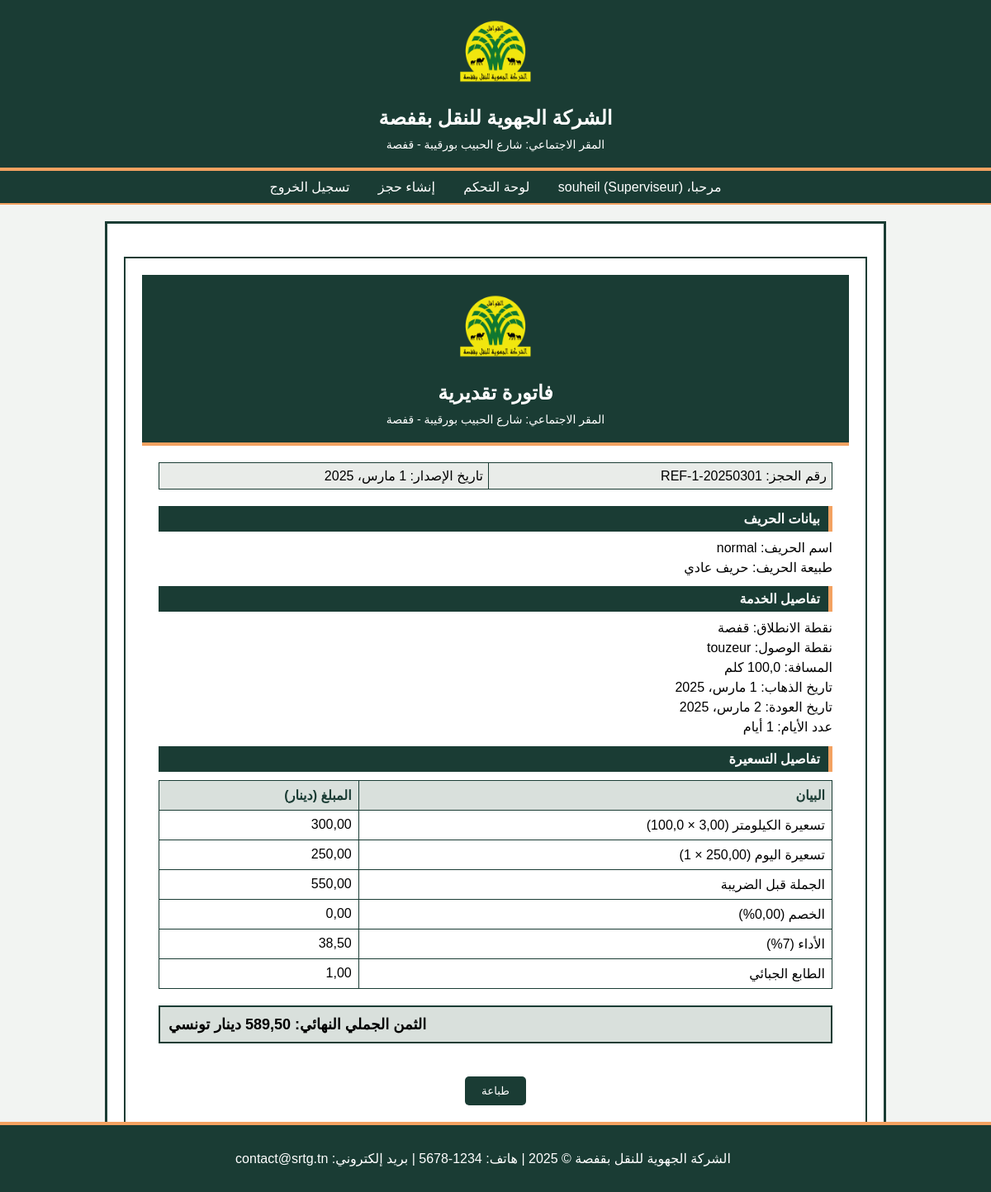
The app's page /reservation/1/ (signed in) with its own data.
### core/models.py (models this page shows, shortened)
class User(AbstractUser):
    ROLES = (
        ('Superviseur', 'Superviseur'),
        ('Exploitant', 'Exploitant'),
        ('Caissier', 'Caissier'),
        ('PDG', 'PDG'),
    )
    role = models.CharField(max_length=20, choices=ROLES, default='Superviseur')

class Reservation(models.Model):
    STATUS_CHOICES = (
        ('pending', 'في الانتظار'),
        ('confirmed_exploitant', 'تم التأكيد من المشغل'),
        ('pending_pdg', 'في انتظار تأكيد المدير العام'),
        ('unpaid', 'غير مدفوعة'),
        ('paid', 'مدفوعة'),
        ('confirmed', 'مؤكدة'),
    )
    client = models.ForeignKey(Client, on_delete=models.CASCADE)
    departure = models.CharField(max_length=100, default="قفصة")
    destination = models.ForeignKey(Distance, on_delete=models.CASCADE)
    start_date = models.DateField()
    end_date = models.DateField()
    days = models.IntegerField(editable=False)
    unit_price = models.FloatField(default=3.0)
    daily_price = models.FloatField(default=250.0)
    discount = models.FloatField(default=0.0)
    tax_rate = models.FloatField(default=0.07)
    stamp_duty = models.FloatField(default=1.0)
    total_price = models.FloatField(editable=False)
    client_share = models.FloatField(default=0.0, editable=False)
    ministry_share = models.FloatField(default=0.0, editable=False)
    status = models.CharField(max_length=20, choices=STATUS_CHOICES, default='pending')
    reference = models.CharField(max_length=50, unique=True, blank=True)
    is_discount_approved = models.BooleanField(default=True)
    def calculate_days(self):
        delta = (self.end_date - self.start_date).days
        return 0 if delta == 0 else 1
    def calculate_km_price(self):
        return self.unit_price * self.destination.distance_km
    def calculate_daily_price(self):
        days = self.calculate_days()
        if self.client.client_type == 'sport_supported':
            return 0
        elif self.client.client_type == 'conventionne':
            return 900 * days
        return self.daily_price * days
    def calculate_base_price(self):
        km_price = self.calculate_km_price()
        if self.client.client_type == 'sport_supported':
            waiting_price = self.calculate_waiting_price()
            return km_price + waiting_price
        return km_price + self.calculate_daily_price()
    def calculate_discount_amount(self):
        base_price = self.calculate_base_price()
        if self.client.client_type == 'sport_supported':
            client_share_ht = base_price * 0.5
            discount_amount = client_share_ht * (self.discount / 100)
            return discount_amount if self.is_discount_approved else 0
        return base_price * (self.discount / 100) if self.is_discount_approved else 0
    def calculate_tax_amount(self):
        base_price = self.calculate_base_price()
        discount_amount = self.calculate_discount_amount()
        if self.client.client_type == 'sport_supported':
            client_share_after_discount = (base_price * 0.5) - discount_amount
            ministry_share = base_price * 0.5
            return (client_share_after_discount * self.tax_rate) + (ministry_share * self.tax_rate)
        price_after_discount = base_price - discount_amount
        return price_after_discount * self.tax_rate

class Client(models.Model):
    CLIENT_TYPES = (
        ('personne_physique', 'حريف عادي'),
        ('conventionne', 'حريف متعاقد'),
        ('sakhir', 'سخير من سلطة'),
        ('pdg_permission', 'إذن المدير العام'),
        ('sport_supported', 'حريف مدعوم من مندوبية الرياضة'),
    )
    name = models.CharField(max_length=100)
    email = models.EmailField()
    client_type = models.CharField(max_length=50, choices=CLIENT_TYPES)

class Distance(models.Model):
    destination = models.CharField(max_length=100)
    distance_km = models.FloatField()

### core/views.py (the view)
# urls.py: path('reservation/<int:reservation_id>/', views.reservation_detail, name='reservation_detail'),
def reservation_detail(request, reservation_id):
    reservation = get_object_or_404(Reservation, id=reservation_id)
    return render(request, 'core/invoice.html', {'reservation': reservation})

### core/templates/core/invoice.html (shortened to what this page needs)
{% extends 'core/base.html' %}
{% load static %}
{% block content %}
<div class="invoice-container" id="invoice-print">
    <div class="header">
        <img src="{% static 'images/srtg_logo.png' %}" alt="Logo SRTG" class="logo">
        <h1>فاتورة تقديرية</h1>
        <p>المقر الاجتماعي: شارع الحبيب بورقيبة - قفصة</p>
    </div>
    <div class="invoice-content">
        <table class="ref-table">
            <tr>
                <td>رقم الحجز: {{ reservation.reference }}</td>
                <td>تاريخ الإصدار: {{ reservation.start_date }}</td>
            </tr>
        </table>
        <div class="section">
            <h2 class="section-title">بيانات الحريف</h2>
            <div class="details">
                <p>اسم الحريف: {{ reservation.client.name }}</p>
                <p>طبيعة الحريف: {{ reservation.client.get_client_type_display }}</p>
            </div>
        </div>
        <div class="section">
            <h2 class="section-title">تفاصيل الخدمة</h2>
            <div class="details">
                <p>نقطة الانطلاق: {{ reservation.departure }}</p>
                <p>نقطة الوصول: {{ reservation.destination.destination }}</p>
                <p>المسافة: {{ reservation.destination.distance_km }} كلم</p>
                <p>تاريخ الذهاب: {{ reservation.start_date }}</p>
                <p>تاريخ العودة: {{ reservation.end_date }}</p>
                <p>عدد الأيام: {{ reservation.days }} أيام</p>
            </div>
        </div>
        <div class="section">
            <h2 class="section-title">تفاصيل التسعيرة</h2>
            <table class="calculation-table">
                <tr>
                    <th>البيان</th>
                    <th>المبلغ (دينار)</th>
                </tr>
                <tr>
                    <td>تسعيرة الكيلومتر ({{ reservation.unit_price|floatformat:2 }} × {{ reservation.destination.distance_km }})</td>
                    <td>{{ reservation.calculate_km_price|floatformat:2 }}</td>
                </tr>
                {% if reservation.client.client_type == 'sport_supported' %}
                <tr>
                    <td>تكلفة ساعات الانتظار ({{ reservation.calculate_waiting_hours }} ساعات × 30 د.ت)</td>
                    <td>{{ reservation.calculate_waiting_price|floatformat:2 }}</td>
                </tr>
                {% else %}
                <tr>
                    <td>تسعيرة اليوم ({{ reservation.daily_price|floatformat:2 }} × {{ reservation.days }})</td>
                    <td>{{ reservation.calculate_daily_price|floatformat:2 }}</td>
                </tr>
                {% endif %}
                <tr>
                    <td>الجملة قبل الضريبة</td>
                    <td>{{ reservation.calculate_base_price|floatformat:2 }}</td>
                </tr>
                <tr>
                    <td>الخصم ({{ reservation.discount|floatformat:2 }}%)</td>
                    <td>{{ reservation.calculate_discount_amount|floatformat:2 }}</td>
                </tr>
                {% if reservation.client.client_type == 'sport_supported' %}
                <tr>
                    <td>حصة الحريف بدون الأداء</td>
                    <td>{{ reservation.client_share_before_tax|floatformat:2 }}</td>
                </tr>
                <tr>
                    <td>حصة المندوبية بدون الأداء</td>
                    <td>{{ reservation.ministry_share_before_tax|floatformat:2 }}</td>
                </tr>
                <tr>
                    <td>الأداء (7%) الحريف</td>
                    <td>{{ reservation.client_tax|floatformat:2 }}</td>
                </tr>
                <tr>
                    <td>الأداء (7%) المندوبية</td>
                    <td>{{ reservation.ministry_tax|floatformat:2 }}</td>
                </tr>
                <tr>
                    <td>حصة الحريف بالأداء مع الطابع</td>
                    <td>{{ reservation.client_share|floatformat:2 }}</td>
                </tr>
                <tr>
                    <td>حصة المندوبية بالأداء</td>
                    <td>{{ reservation.ministry_share|floatformat:2 }}</td>
                </tr>
                {% else %}
                <tr>
                    <td>الأداء (7%)</td>
                    <td>{{ reservation.calculate_tax_amount|floatformat:2 }}</td>
                </tr>
                {% endif %}
                <tr>
                    <td>الطابع الجبائي</td>
                    <td>{{ reservation.stamp_duty|floatformat:2 }}</td>
                </tr>
            </table>
        </div>
        <div class="total">
            {% if reservation.client.client_type == 'sport_supported' %}
            الثمن الجملي النهائي للحريف: {{ reservation.client_share|floatformat:2 }} دينار تونسي
            <br>الثمن الجملي النهائي للمندوبية: {{ reservation.ministry_share|floatformat:2 }} دينار تونسي
            <br>الثمن الجملي الإجمالي: {{ reservation.total_price|floatformat:2 }} دينار تونسي
            {% else %}
            الثمن الجملي النهائي: {{ reservation.total_price|floatformat:2 }} دينار تونسي
            {% endif %}
        </div>
    </div>
    <div class="footer">
        <p class="footer-text">الشركة الجهوية للنقل بقفصة © 2025 | هاتف: 1234-5678 | بريد إلكتروني: contact@srtg.tn</p>
    </div>
    <button class="print-btn" onclick="printInvoice()">طباعة</button>
</div>
{% endblock %}

### core/templates/core/base.html (shortened to what this page needs)
<!DOCTYPE html>
<html lang="ar" dir="rtl">
<head>
    {% load static %}
    <link rel="stylesheet" href="{% static 'css/style.css' %}">
    <link href="https://cdn.jsdelivr.net/npm/fullcalendar@5.11.3/main.min.css" rel="stylesheet">
</head>
<body>
    <div class="header">
        <img src="{% static 'images/srtg_logo.png' %}" alt="Logo SRTG">
        <h1>الشركة الجهوية للنقل بقفصة</h1>
        <p>المقر الاجتماعي: شارع الحبيب بورقيبة - قفصة</p>
    </div>
    {% if not hide_nav %}
    <div class="navbar">
        {% if user.is_authenticated %}
        <span class="nav-item">مرحبا، {{ user.username }} ({{ user.role }})</span>
        <a href="{% url 'dashboard' %}" class="nav-item">لوحة التحكم</a>
        {% if user.role == 'Superviseur' or user.role == 'Exploitant' %}
        <a href="{% url 'reservation_create' %}" class="nav-item">إنشاء حجز</a>
        {% endif %}
        <a href="{% url 'logout' %}" class="nav-item">تسجيل الخروج</a>
        {% else %}
        <a href="{% url 'login' %}" class="nav-item">تسجيل الدخول</a>
        {% endif %}
    </div>
    {% endif %}
    <div class="container">
        {% block content %}{% endblock %}
    </div>
    <div class="footer">
        <p>الشركة الجهوية للنقل بقفصة © 2025 | هاتف: 1234-5678 | بريد إلكتروني: contact@srtg.tn</p>
    </div>
</body>
</html>

### core/static/css/style.css (style rules this page uses)
body { font-family: Arial, sans-serif; direction: rtl; text-align: right; background-color: #f2f4f2; margin: 0; padding: 0; }
.header { background-color: #1a3c34; color: #fff; padding: 15px; text-align: center; border-bottom: 4px solid #f4a261; }
.header img { width: 100px; }
.header h1 { margin: 10px 0; font-size: 24px; }
.header p { margin: 5px 0; font-size: 14px; }
.navbar { background-color: #1a3c34; padding: 10px; text-align: center; border-bottom: 2px solid #f4a261; }
.nav-item { color: #fff; margin: 0 15px; text-decoration: none; font-size: 16px; }
.container { max-width: 900px; margin: 20px auto; background-color: #fff; border: 3px solid #1a3c34; padding: 20px; min-height: calc(100vh - 200px); }
.footer { background-color: #1a3c34; color: #fff; text-align: center; padding: 10px; border-top: 4px solid #f4a261; position: fixed; bottom: 0; width: 100%; }
.section-title { font-size: 16px; font-weight: bold; color: #fff; background-color: #1a3c34; padding: 6px 10px; border-right: 5px solid #f4a261; margin-bottom: 10px; }
.calculation-table, .reservation-table { width: 100%; border-collapse: collapse; margin-top: 10px; }
.calculation-table th, .calculation-table td, .reservation-table th, .reservation-table td { border: 1px solid #1a3c34; padding: 8px; text-align: right; }
.calculation-table th, .reservation-table th { background-color: #d9e0dc; color: #1a3c34; }
.total { font-size: 18px; font-weight: bold; text-align: left; padding: 10px; background-color: #d9e0dc; border: 2px solid #1a3c34; margin-top: 20px; }
.ref-table { width: 100%; border-collapse: collapse; margin-bottom: 20px; }
.ref-table td { border: 1px solid #1a3c34; padding: 6px; background-color: #e9ece9; }
.details p { margin: 5px 0; }
.dashboard-content, .invoice-content, .confirm-reservation-content, .apply-discount-content, .trip-create-content, .transport-order-content, .login-content, .payment-confirmation-content { padding: 20px; }

### core/templates/core/invoice.html (style rules this page uses)
.invoice-container { border: 2px solid #1a3c34; padding: 20px; margin: 20px auto; max-width: 900px; width: 100%; box-sizing: border-box; }
.header { background-color: #1a3c34; color: #fff; padding: 15px; text-align: center; }
.header img.logo { width: 100px; }
.header h1 { margin: 10px 0; font-size: 24px; }
.header p { margin: 5px 0; font-size: 14px; }
.footer { background-color: #1a3c34; color: #fff; padding: 15px; text-align: center; }
.footer-text { margin: 0; font-size: 14px; }
.print-btn { display: block; margin: 20px auto; padding: 10px 20px; background-color: #1a3c34; color: #fff; border: none; border-radius: 5px; cursor: pointer; }

### records on screen
User: username "souheil", role "Superviseur"
Reservation: reference "REF-1-20250301", start_date "1 مارس، 2025", client.name "normal", client.client_type "حريف عادي", departure "قفصة", destination.destination "touzeur", destination.distance_km "100,0", end_date "2 مارس، 2025", calculate_km_price "300,00", daily_price "250,00", days "1", calculate_daily_price "250,00", calculate_base_price "550,00", discount "0,00", calculate_discount_amount "0,00", calculate_tax_amount "38,50", stamp_duty "1,00", total_price "589,50"
